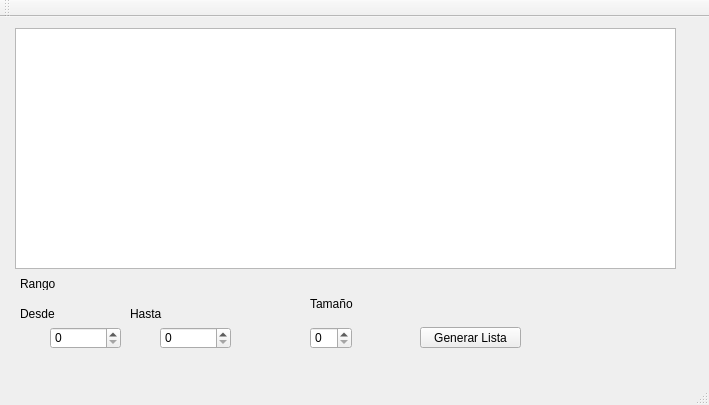
<?xml version="1.0" encoding="UTF-8"?>
<ui version="4.0">
 <class>MainWindow</class>
 <widget class="QMainWindow" name="MainWindow">
  <property name="geometry">
   <rect>
    <x>0</x>
    <y>0</y>
    <width>709</width>
    <height>405</height>
   </rect>
  </property>
  <property name="windowTitle">
   <string>MainWindow</string>
  </property>
  <widget class="QWidget" name="centralWidget">
   <widget class="QPushButton" name="generarPushButton">
    <property name="geometry">
     <rect>
      <x>420</x>
      <y>310</y>
      <width>101</width>
      <height>21</height>
     </rect>
    </property>
    <property name="text">
     <string>Generar Lista</string>
    </property>
   </widget>
   <widget class="QSpinBox" name="hastaSpinBox">
    <property name="geometry">
     <rect>
      <x>160</x>
      <y>310</y>
      <width>71</width>
      <height>22</height>
     </rect>
    </property>
    <property name="maximum">
     <number>10000</number>
    </property>
   </widget>
   <widget class="QSpinBox" name="desdeSpinBox">
    <property name="geometry">
     <rect>
      <x>50</x>
      <y>310</y>
      <width>71</width>
      <height>22</height>
     </rect>
    </property>
    <property name="maximum">
     <number>10000</number>
    </property>
    <property name="displayIntegerBase">
     <number>10</number>
    </property>
   </widget>
   <widget class="QLabel" name="label">
    <property name="geometry">
     <rect>
      <x>20</x>
      <y>260</y>
      <width>47</width>
      <height>13</height>
     </rect>
    </property>
    <property name="text">
     <string>Rango</string>
    </property>
   </widget>
   <widget class="QLabel" name="label_2">
    <property name="geometry">
     <rect>
      <x>20</x>
      <y>290</y>
      <width>47</width>
      <height>13</height>
     </rect>
    </property>
    <property name="text">
     <string>Desde</string>
    </property>
   </widget>
   <widget class="QLabel" name="label_3">
    <property name="geometry">
     <rect>
      <x>130</x>
      <y>290</y>
      <width>47</width>
      <height>13</height>
     </rect>
    </property>
    <property name="text">
     <string>Hasta</string>
    </property>
   </widget>
   <widget class="QSpinBox" name="tamSpinBox">
    <property name="geometry">
     <rect>
      <x>310</x>
      <y>310</y>
      <width>42</width>
      <height>22</height>
     </rect>
    </property>
   </widget>
   <widget class="QLabel" name="label_4">
    <property name="geometry">
     <rect>
      <x>310</x>
      <y>280</y>
      <width>47</width>
      <height>13</height>
     </rect>
    </property>
    <property name="text">
     <string>Tamaño</string>
    </property>
   </widget>
   <widget class="QGraphicsView" name="graphicsView">
    <property name="geometry">
     <rect>
      <x>15</x>
      <y>11</y>
      <width>661</width>
      <height>241</height>
     </rect>
    </property>
   </widget>
  </widget>
  <widget class="QMenuBar" name="menuBar">
   <property name="geometry">
    <rect>
     <x>0</x>
     <y>0</y>
     <width>709</width>
     <height>21</height>
    </rect>
   </property>
  </widget>
  <widget class="QToolBar" name="mainToolBar">
   <attribute name="toolBarArea">
    <enum>TopToolBarArea</enum>
   </attribute>
   <attribute name="toolBarBreak">
    <bool>false</bool>
   </attribute>
  </widget>
  <widget class="QStatusBar" name="statusBar"/>
 </widget>
 <layoutdefault spacing="6" margin="11"/>
 <resources/>
 <connections/>
</ui>
